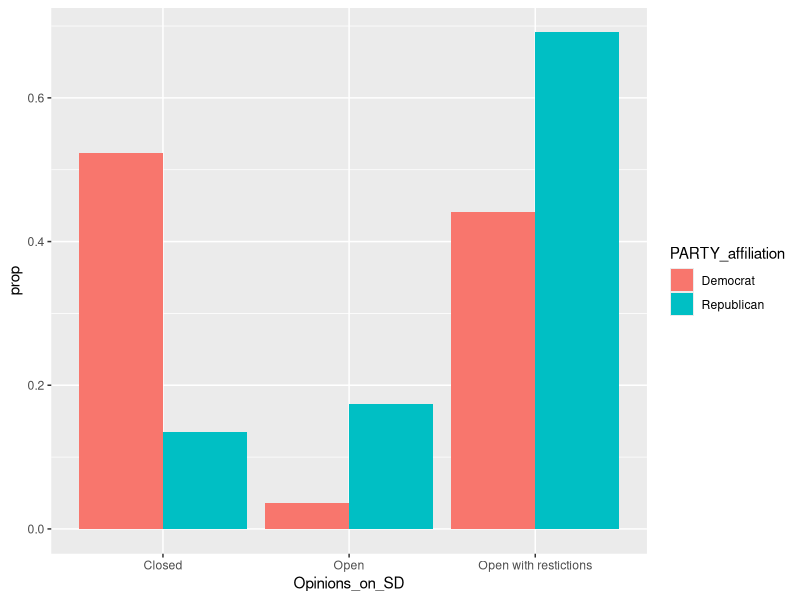
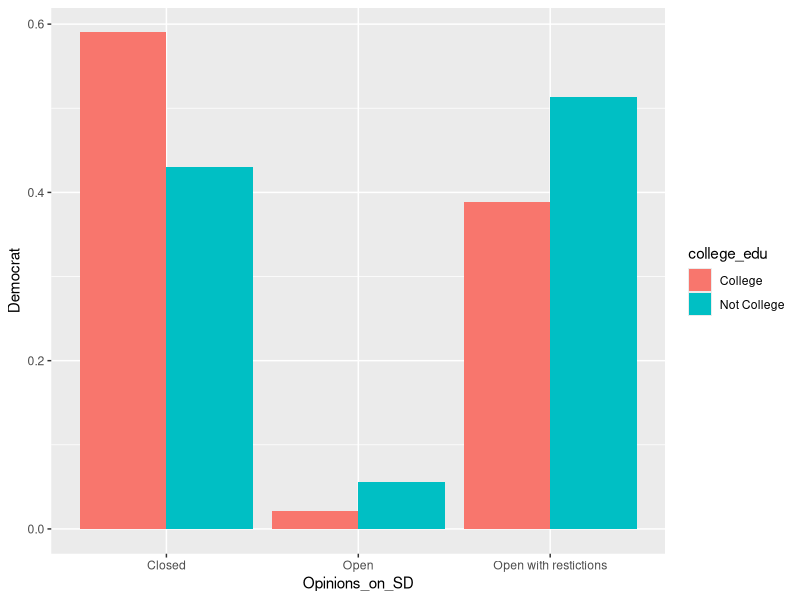
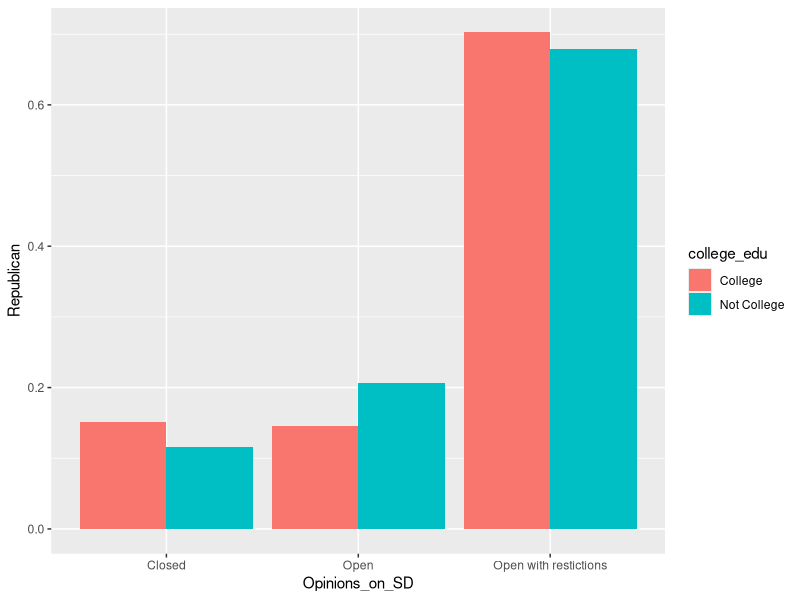

Write R code to recreate these figures, in order. (Note: this script raises an error after producing the figures.)
## ---- chunk 1
knitr::opts_chunk$set(echo = FALSE)
## ---- chunk 2
library(tidyverse)
library(readr)
## ---- chunk 3
ATP_W70 <- read.csv("ATP_W70FromR.csv")
library(tidyverse)
## ---- chunk 4
ATP_W70 <- ATP_W70 |> mutate (Pray = case_when(SPIRIT2_a_W70 >=1 & SPIRIT2_a_W70 <= 4 ~ '1')) |> mutate(Scripture = case_when(SPIRIT2_b_W70 >=1 & SPIRIT2_b_W70 <= 4 ~ '1')) |> mutate (Meditate = case_when(SPIRIT1_a_W70 >=1 & SPIRIT1_a_W70 <= 4 ~ '1')) |> mutate (spirtuality = ifelse (Pray == 1| Scripture == 1| Meditate == 1, "1", "0")) 


## ---- chunk 5
ATP_W70 <- ATP_W70 |> mutate(Opinions_on_SD = case_when(COVIDCONG4_W70 == 1 ~ "Open", COVIDCONG4_W70 == 2 ~ "Open with restictions", COVIDCONG4_W70 == 3 ~ "Closed"))|> mutate (college_edu = ifelse(F_EDUCCAT == 1, "College", "Not College")) |> mutate (PARTY_affiliation = case_when(PARTY_W70 == 1 ~ "Republican", PARTY_W70 == 2 ~ "Democrat", PARTY_W70 == 3 ~ "Independent", PARTY_W70 == 4 ~ "Something else")) |> mutate (Black = if_else(F_RACECMB == 2, "1", "0")) |> mutate(Ideology = case_when(F_IDEO > 0 & F_IDEO < 3 ~ "Conservative", F_IDEO == 3 ~ "Moderate", F_IDEO > 3 & F_IDEO < 5 ~ "Liberal")) 

Opinions_final <- ATP_W70 |> drop_na(Opinions_on_SD) |> select(Opinions_on_SD, COVIDCONG4_W70, college_edu, PARTY_affiliation, Black, F_IDEO, Ideology, spirtuality) |> filter (PARTY_affiliation %in% c("Republican", "Democrat"))

Opinions_final  
## ---- chunk 6
Opinions <- Opinions_final |> group_by( PARTY_affiliation, Opinions_on_SD) |> summarise(n= n()) |> mutate (prop = n/ sum(n)) |> drop_na( PARTY_affiliation, Opinions_on_SD) 


Opinions_plot <- Opinions |> ggplot(aes(x = Opinions_on_SD, y = prop, fill = PARTY_affiliation)) + geom_col(position = "dodge") + labs( Title =  "opinions on what the operatings status of places of worship should be according to Party affiliation")

Opinions_plot
## ---- chunk 7

Opinions_diff_by_edu <- Opinions_final |> filter (PARTY_affiliation %in% c("Democrat", "Republican")) |> group_by(PARTY_affiliation, college_edu, Opinions_on_SD) |> summarise(n= n()) |> mutate (prop = n/ sum(n)) |> pivot_wider(names_from = PARTY_affiliation, values_from = prop) 

#|> drop_na(Opinions_on_SD, PARTY_affiliation) 
knitr:: kable (Opinions_diff_by_edu)

Opinions_by_educ_plot <- Opinions_diff_by_edu|> ggplot(aes(x = Opinions_on_SD, y = Democrat, fill =  college_edu)) + geom_col(position = "dodge") + labs( Title = "opinions on what the operatings status of places of worship should be according to Party affiliation and college education")

Opinions_by_educ_plot
## ---- chunk 8

Opinions_diff_by_edu_rep <- Opinions_final |> filter (PARTY_affiliation %in% c("Democrat", "Republican")) |> group_by(PARTY_affiliation, college_edu, Opinions_on_SD) |> summarise(n= n()) |> mutate (prop = n/ sum(n)) |> select (-n)|> pivot_wider(names_from = PARTY_affiliation, values_from = prop) 

#|> drop_na(Opinions_on_SD, PARTY_affiliation) 
knitr:: kable (Opinions_diff_by_edu_rep)

Opinions_by_educ_plot_rep <- Opinions_diff_by_edu_rep|> ggplot(aes(x = Opinions_on_SD, y = Republican, fill =  college_edu)) + geom_col(position = "dodge") + labs( Title = "opinions on what the operatings status of places of worship should be according to Party affiliation and college education")

Opinions_by_educ_plot_rep
## ---- chunk 9
ATP_W70_TEST |> mutate(Opinions_on_SD_numeric = case_when(COVIDCONG4_W70 == 1 ~ "1", COVIDCONG4_W70 == 2 ~ "0", COVIDCONG4_W70 == 3 ~ "-1")) |> mutate (Party_binary = case_when(PARTY_W70 == 1 ~ "1", PARTY_W70 == 2 ~ "0")) |> select (Party_binary, PARTY_W70) 
## ---- chunk 10
library(tidyverse)
ATP_W70_TEST <- ATP_W70 |> drop_na(COVIDCONG4_W70)

sing_Regression <- lm(Opinions_on_SD_numeric ~ party_binary, data = ATP_W70_TEST)
summary(sing_Regression)

## ---- chunk 11
Mult_regression <- lm(Opinions_on_SD ~ party-binary + Black + college_edu + spirtuality, data = ATP_W70)
